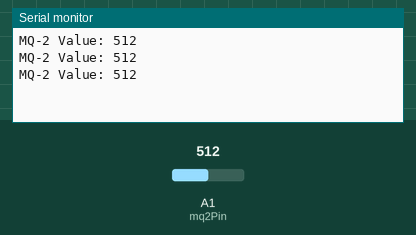
The sketch below on a simulated Arduino Mega 2560, built with avr-gcc and run on an emulated ATmega2560. Shown: the last lines printed to the serial monitor. Inputs (shaded band) come from the test bench; at power-on: A1 (mq2Pin) = 512.

Above: at 1.3 s.
1.4 s: A1 (mq2Pin) set to 716
At 1.9 s:
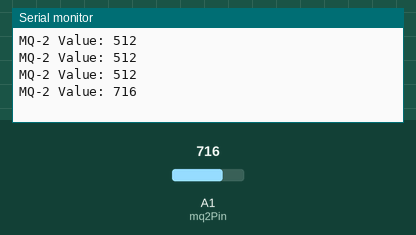
2.9 s: A1 (mq2Pin) set to 900
At 3.4 s:
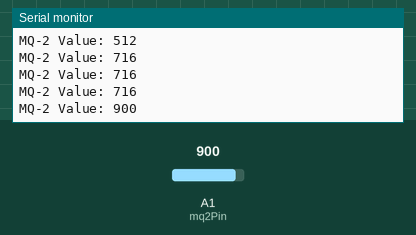
Timing chart, 0 to 5.9 s (numbered marks = the images above; inputs shaded):
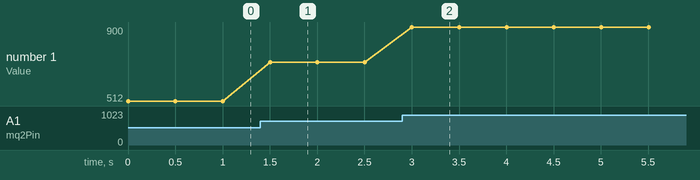

Measured:
- after the input at 1.4 s, the serial monitor: prints a new line after 0.10 s (image 1)
- after the input at 2.9 s, the serial monitor: prints a new line after 0.10 s (image 2)
- plotted number 1: 512 → 716 after the input at 1.4 s, 716 → 900 after the input at 2.9 s

The sketch:

mq2Test.ino
```cpp
#define mq2Pin 1  // MQ-2 module attach to A1 on SUNFOUNDER MEGA2560

void setup()
{
    Serial.begin(9600);
}

void loop()
{
    Serial.print("MQ-2 Value: ");
    Serial.println(analogRead(mq2Pin));
    delay(500);
}
```
